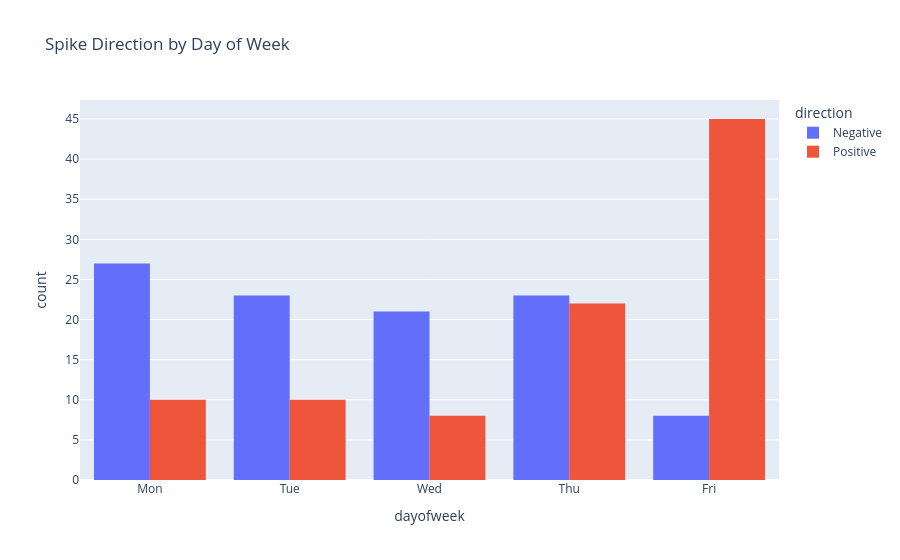

The notebook cell saved with this chart:
### Code cell
spikes = df[df["is_spike"] == 1]

spikes["direction"] = (spikes["SORA_change"] > 0).map({True: "Positive", False: "Negative"})

fig = px.histogram(
    spikes,
    x="dayofweek",
    color="direction",
    barmode="group",
    title="Spike Direction by Day of Week"
)

fig.update_layout(xaxis=dict(
    tickmode='array',
    tickvals=[0,1,2,3,4],
    ticktext=['Mon','Tue','Wed','Thu','Fri']
))

fig.show()

### Figure 1 — Plotly figure (JSON) as saved in the notebook; plotly's stock layout.template omitted (floating-point values rounded to 4 significant figures)
{"data": [{"alignmentgroup": "True", "bingroup": "x", "hovertemplate": "direction=Negative<br>dayofweek=%{x}<br>count=%{y}<extra></extra>", "legendgroup": "Negative", "marker": {"color": "#636efa", "pattern": {"shape": ""}}, "name": "Negative", "offsetgroup": "Negative", "orientation": "v", "showlegend": true, "type": "histogram", "x": [1, 2, 2, 3, 1, 2, 0, 3, 3, 2, 4, 1, 1, 4, 1, 3, 1, 4, 3, 3, 1, 0, 3, 1, 0, 2, 2, 2, 3, 3, 3, 1, 0, 1, 2, 1, 1, 3, 2, 0, 1, 2, 3, 3, 2, 3, 0, 0, 1, 3, 3, 0, 3, 1, 4, 0, 3, 4, 0, 1, 3, 0, 0, 1, 2, 2, 0, 2, 2, 0, 2, 0, 2, 2, 1, 0, 0, 0, 1, 2, 0, 1, 1, 1, 0, 2, 1, 0, 4, 3, 0, 0, 3, 0, 3, 4, 3, 0, 0, 0, 2, 4], "xaxis": "x", "yaxis": "y"}, {"alignmentgroup": "True", "bingroup": "x", "hovertemplate": "direction=Positive<br>dayofweek=%{x}<br>count=%{y}<extra></extra>", "legendgroup": "Positive", "marker": {"color": "#EF553B", "pattern": {"shape": ""}}, "name": "Positive", "offsetgroup": "Positive", "orientation": "v", "showlegend": true, "type": "histogram", "x": [0, 0, 1, 4, 3, 3, 4, 1, 4, 1, 0, 3, 4, 2, 4, 4, 1, 4, 4, 3, 4, 2, 4, 0, 4, 4, 0, 4, 0, 1, 4, 3, 4, 3, 4, 2, 2, 4, 4, 4, 4, 1, 2, 3, 4, 0, 1, 3, 4, 3, 4, 3, 4, 3, 4, 1, 3, 4, 4, 1, 3, 4, 3, 4, 4, 1, 3, 3, 4, 3, 4, 3, 4, 4, 4, 0, 4, 4, 3, 3, 2, 4, 4, 4, 4, 0, 4, 4, 0, 3, 3, 2, 2, 4, 4], "xaxis": "x", "yaxis": "y"}], "layout": {"barmode": "group", "legend": {"title": {"text": "direction"}, "tracegroupgap": 0}, "title": {"text": "Spike Direction by Day of Week"}, "xaxis": {"anchor": "y", "domain": [0, 1], "tickmode": "array", "ticktext": ["Mon", "Tue", "Wed", "Thu", "Fri"], "tickvals": [0, 1, 2, 3, 4], "title": {"text": "dayofweek"}}, "yaxis": {"anchor": "x", "domain": [0, 1], "title": {"text": "count"}}}}
